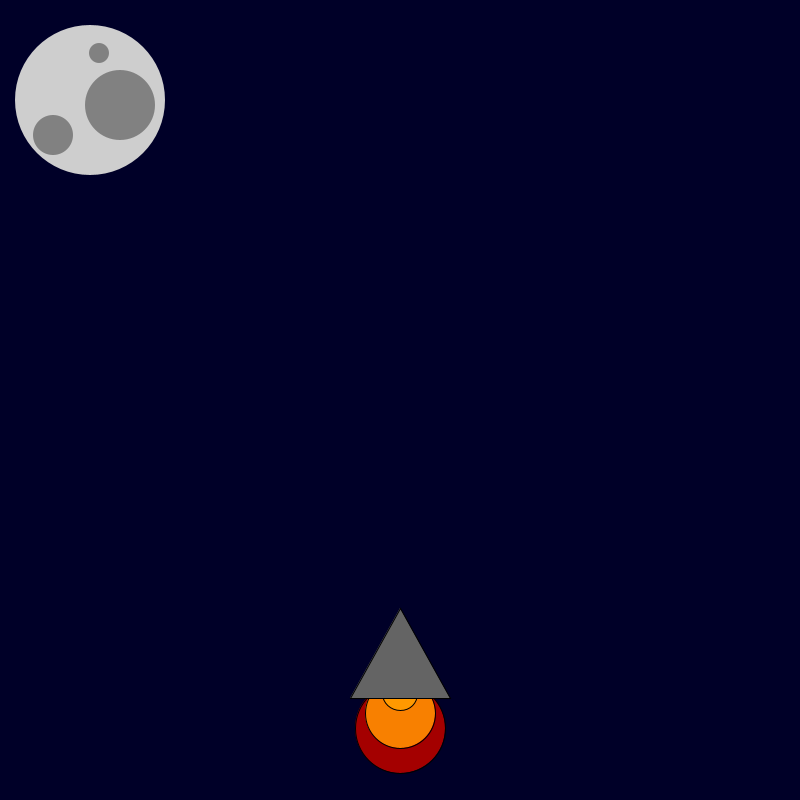
Frame 1 (no input)
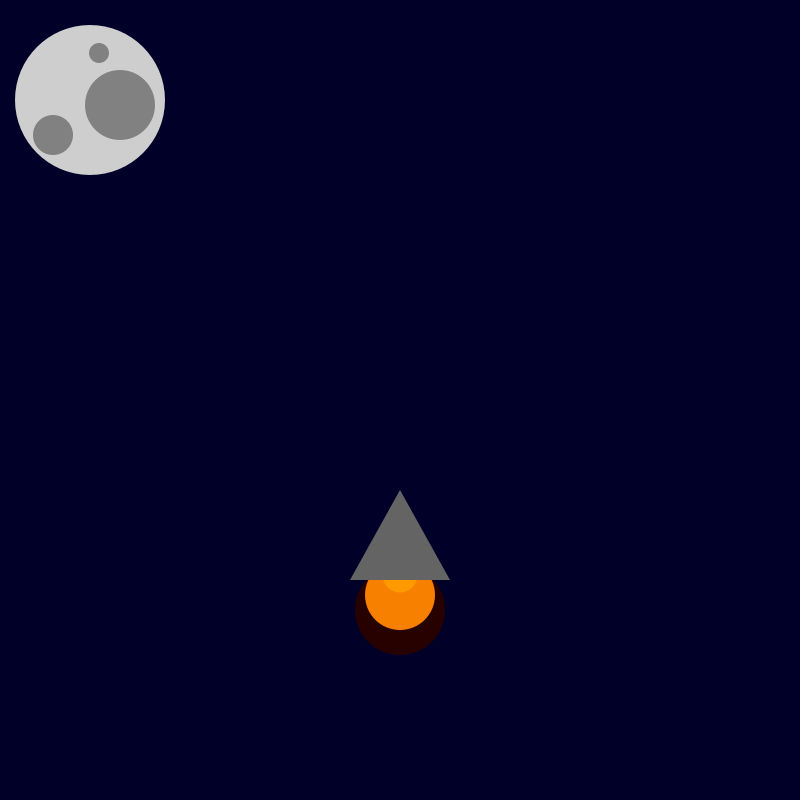
Frame 60 (the mouse pressed at the canvas centre just before this capture)
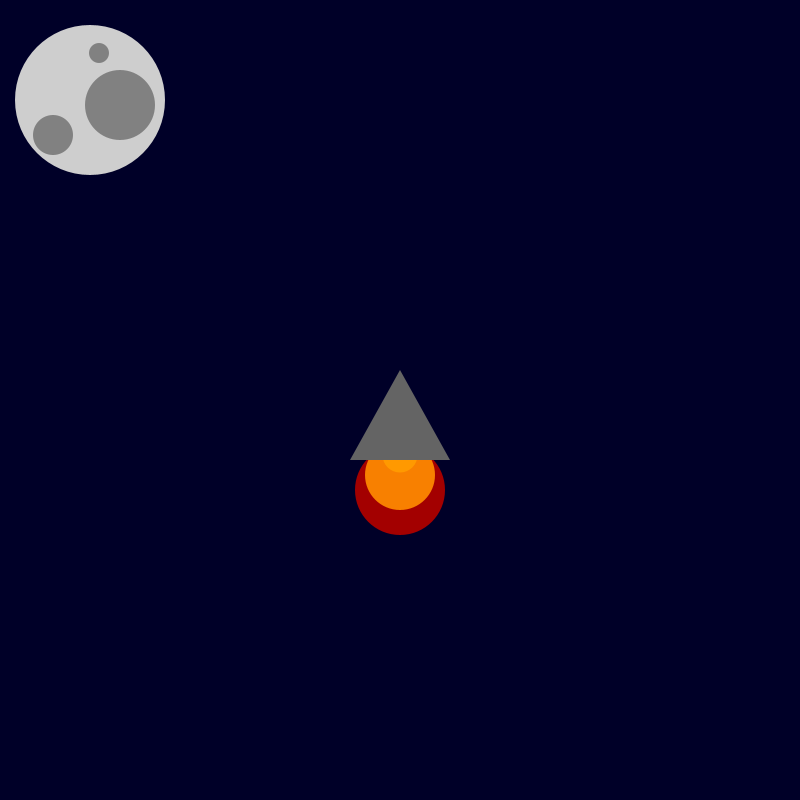
Frame 120 (the mouse held since frame 60 and released just before this capture)

The Processing sketch that drew these frames (run headless with seeded random() and noise(); from frame 60 on, the mouse is pressed at the canvas centre):

// Processing sketch: rocket_ship
// ── rocket_ship.pde
int x = 400; 
int y = 600; 

void setup() {
    size(800, 800);
    
}

void draw() {
  y -= 2;
    background(0, 0, 40); 
    fill(random(255), 0, 0);
    ellipse(x, y + 130, 90, 90);
    fill(248, 128, 0);
    ellipse(x, y + 115, 70, 70);
    fill(255, 153, 0);
    ellipse(x, y + 95, 35, 35);
    fill(100, 100, 100);
    triangle(x, y + 10, x + 50, y + 100, x - 50, y + 100);
    noStroke();
    fill(#CECECE);
    ellipse(90,100, 150,150);
    fill(#818181);
    ellipse(99,53, 20,20);
    ellipse(53,135, 40,40);
    ellipse(120,105, 70,70);
    
    
    
    if(mousePressed && mouseButton == LEFT){
      x -= 3;
    }
    
    if(mousePressed && mouseButton == RIGHT){
      x += 3;
    }
    

}
